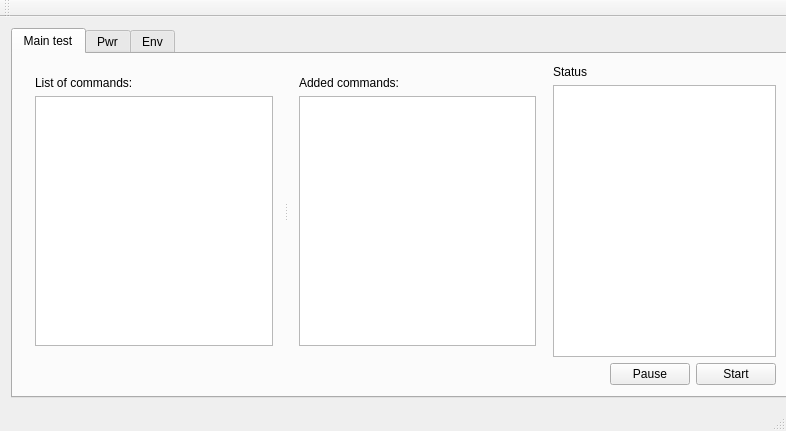
<?xml version="1.0" encoding="UTF-8"?>
<ui version="4.0">
 <class>MainWindow</class>
 <widget class="QMainWindow" name="MainWindow">
  <property name="geometry">
   <rect>
    <x>0</x>
    <y>0</y>
    <width>786</width>
    <height>431</height>
   </rect>
  </property>
  <property name="minimumSize">
   <size>
    <width>600</width>
    <height>400</height>
   </size>
  </property>
  <property name="windowTitle">
   <string>Test window</string>
  </property>
  <widget class="QWidget" name="centralWidget">
   <property name="minimumSize">
    <size>
     <width>800</width>
     <height>0</height>
    </size>
   </property>
   <layout class="QHBoxLayout" name="horizontalLayout">
    <item>
     <widget class="QTabWidget" name="tabWidget">
      <property name="currentIndex">
       <number>0</number>
      </property>
      <property name="usesScrollButtons">
       <bool>true</bool>
      </property>
      <property name="documentMode">
       <bool>false</bool>
      </property>
      <property name="tabsClosable">
       <bool>false</bool>
      </property>
      <property name="tabBarAutoHide">
       <bool>false</bool>
      </property>
      <widget class="QWidget" name="Main">
       <attribute name="title">
        <string>Main test</string>
       </attribute>
       <layout class="QVBoxLayout" name="verticalLayout_9">
        <item>
         <layout class="QVBoxLayout" name="verticalLayout_8">
          <item>
           <layout class="QHBoxLayout" name="horizontalLayout_4">
            <item>
             <widget class="QSplitter" name="splitter">
              <property name="orientation">
               <enum>Qt::Horizontal</enum>
              </property>
              <widget class="QWidget" name="">
               <layout class="QVBoxLayout" name="verticalLayout_7">
                <item>
                 <widget class="QLabel" name="label_2">
                  <property name="text">
                   <string>List of commands:</string>
                  </property>
                 </widget>
                </item>
                <item>
                 <widget class="QListView" name="listOfCommands"/>
                </item>
               </layout>
              </widget>
              <widget class="QWidget" name="">
               <layout class="QVBoxLayout" name="verticalLayout_2">
                <item>
                 <widget class="QLabel" name="label_13">
                  <property name="text">
                   <string>Added commands:</string>
                  </property>
                 </widget>
                </item>
                <item>
                 <widget class="QListView" name="listView"/>
                </item>
               </layout>
              </widget>
             </widget>
            </item>
            <item>
             <layout class="QVBoxLayout" name="verticalLayout_3">
              <item>
               <widget class="QLabel" name="label">
                <property name="text">
                 <string>Status</string>
                </property>
               </widget>
              </item>
              <item>
               <widget class="QTextBrowser" name="textBrowser_2"/>
              </item>
             </layout>
            </item>
           </layout>
          </item>
          <item>
           <layout class="QHBoxLayout" name="horizontalLayout_2">
            <item>
             <spacer name="horizontalSpacer">
              <property name="orientation">
               <enum>Qt::Horizontal</enum>
              </property>
              <property name="sizeHint" stdset="0">
               <size>
                <width>408</width>
                <height>20</height>
               </size>
              </property>
             </spacer>
            </item>
            <item>
             <widget class="QPushButton" name="pushButton">
              <property name="text">
               <string>Pause</string>
              </property>
             </widget>
            </item>
            <item>
             <widget class="QPushButton" name="pushButton_2">
              <property name="text">
               <string>Start</string>
              </property>
             </widget>
            </item>
           </layout>
          </item>
         </layout>
        </item>
       </layout>
      </widget>
      <widget class="QWidget" name="Power">
       <attribute name="title">
        <string>Pwr</string>
       </attribute>
       <layout class="QVBoxLayout" name="verticalLayout">
        <item>
         <widget class="QGroupBox" name="groupBox">
          <property name="title">
           <string>Low Voltage</string>
          </property>
          <layout class="QHBoxLayout" name="horizontalLayout_3">
           <item>
            <widget class="QGroupBox" name="groupBox_5">
             <property name="title">
              <string>#1 TTi</string>
             </property>
             <layout class="QGridLayout" name="gridLayout_3">
              <item row="0" column="0">
               <layout class="QGridLayout" name="gridLayout_2">
                <item row="0" column="0">
                 <layout class="QVBoxLayout" name="verticalLayout_6">
                  <item>
                   <widget class="QLabel" name="label_3">
                    <property name="text">
                     <string>ID</string>
                    </property>
                   </widget>
                  </item>
                  <item>
                   <widget class="QLabel" name="label_6">
                    <property name="text">
                     <string>Status</string>
                    </property>
                   </widget>
                  </item>
                  <item>
                   <widget class="QLabel" name="label_4">
                    <property name="text">
                     <string>V_set</string>
                    </property>
                   </widget>
                  </item>
                  <item>
                   <widget class="QLabel" name="label_5">
                    <property name="text">
                     <string>I_set</string>
                    </property>
                   </widget>
                  </item>
                  <item>
                   <widget class="QLabel" name="label_11">
                    <property name="text">
                     <string>V_setted</string>
                    </property>
                   </widget>
                  </item>
                  <item>
                   <widget class="QLabel" name="label_12">
                    <property name="text">
                     <string>I_setted</string>
                    </property>
                   </widget>
                  </item>
                  <item>
                   <widget class="QLabel" name="label_7">
                    <property name="text">
                     <string>V_App</string>
                    </property>
                   </widget>
                  </item>
                  <item>
                   <widget class="QLabel" name="label_8">
                    <property name="text">
                     <string>I_App</string>
                    </property>
                   </widget>
                  </item>
                 </layout>
                </item>
                <item row="0" column="1">
                 <layout class="QGridLayout" name="gridLayout">
                  <item row="0" column="0">
                   <layout class="QVBoxLayout" name="verticalLayout_4">
                    <item>
                     <widget class="QLabel" name="label_9">
                      <property name="text">
                       <string>     #1</string>
                      </property>
                     </widget>
                    </item>
                    <item>
                     <widget class="QCheckBox" name="Status1_On_checkBox">
                      <property name="text">
                       <string>On/Off</string>
                      </property>
                     </widget>
                    </item>
                    <item>
                     <widget class="QDoubleSpinBox" name="V1_set_doubleSpinBox"/>
                    </item>
                    <item>
                     <widget class="QDoubleSpinBox" name="I1_set_doubleSpinBox"/>
                    </item>
                    <item>
                     <widget class="QLabel" name="V1_setted_label">
                      <property name="text">
                       <string/>
                      </property>
                     </widget>
                    </item>
                    <item>
                     <widget class="QLabel" name="I1_setted_label">
                      <property name="text">
                       <string/>
                      </property>
                     </widget>
                    </item>
                    <item>
                     <widget class="QLabel" name="V1_App_label">
                      <property name="text">
                       <string/>
                      </property>
                     </widget>
                    </item>
                    <item>
                     <widget class="QLabel" name="I1_App_label">
                      <property name="text">
                       <string/>
                      </property>
                     </widget>
                    </item>
                   </layout>
                  </item>
                  <item row="0" column="1">
                   <layout class="QVBoxLayout" name="verticalLayout_5">
                    <item>
                     <widget class="QLabel" name="label_10">
                      <property name="text">
                       <string>     #2</string>
                      </property>
                     </widget>
                    </item>
                    <item>
                     <widget class="QCheckBox" name="Status2_On_checkBox_3">
                      <property name="text">
                       <string>On/Off</string>
                      </property>
                     </widget>
                    </item>
                    <item>
                     <widget class="QDoubleSpinBox" name="V2_set_doubleSpinBox"/>
                    </item>
                    <item>
                     <widget class="QDoubleSpinBox" name="I2_set_doubleSpinBox"/>
                    </item>
                    <item>
                     <widget class="QLabel" name="V2_setted_label">
                      <property name="text">
                       <string/>
                      </property>
                     </widget>
                    </item>
                    <item>
                     <widget class="QLabel" name="I2_settted_label">
                      <property name="text">
                       <string/>
                      </property>
                     </widget>
                    </item>
                    <item>
                     <widget class="QLabel" name="V2_App_label">
                      <property name="text">
                       <string/>
                      </property>
                     </widget>
                    </item>
                    <item>
                     <widget class="QLabel" name="I2_App_label">
                      <property name="text">
                       <string/>
                      </property>
                     </widget>
                    </item>
                   </layout>
                  </item>
                 </layout>
                </item>
               </layout>
              </item>
             </layout>
            </widget>
           </item>
           <item>
            <widget class="QGroupBox" name="groupBox_4">
             <property name="title">
              <string>#2</string>
             </property>
            </widget>
           </item>
           <item>
            <widget class="QGroupBox" name="groupBox_3">
             <property name="title">
              <string>#3</string>
             </property>
            </widget>
           </item>
          </layout>
         </widget>
        </item>
        <item>
         <widget class="QGroupBox" name="groupBox_2">
          <property name="title">
           <string>High Voltage</string>
          </property>
         </widget>
        </item>
       </layout>
      </widget>
      <widget class="QWidget" name="Env">
       <property name="enabled">
        <bool>true</bool>
       </property>
       <property name="minimumSize">
        <size>
         <width>378</width>
         <height>178</height>
        </size>
       </property>
       <attribute name="title">
        <string>Env</string>
       </attribute>
      </widget>
     </widget>
    </item>
   </layout>
  </widget>
  <widget class="QMenuBar" name="menuBar">
   <property name="geometry">
    <rect>
     <x>0</x>
     <y>0</y>
     <width>786</width>
     <height>20</height>
    </rect>
   </property>
  </widget>
  <widget class="QToolBar" name="mainToolBar">
   <attribute name="toolBarArea">
    <enum>TopToolBarArea</enum>
   </attribute>
   <attribute name="toolBarBreak">
    <bool>false</bool>
   </attribute>
  </widget>
  <widget class="QStatusBar" name="statusBar"/>
  <action name="actionSetTemp">
   <property name="text">
    <string>SetTemp</string>
   </property>
  </action>
  <action name="actionOnPower">
   <property name="text">
    <string>OnPower</string>
   </property>
  </action>
  <action name="actionOffPower">
   <property name="text">
    <string>OffPower</string>
   </property>
  </action>
  <action name="actionWait">
   <property name="text">
    <string>Wait</string>
   </property>
  </action>
  <action name="actionSetTemperature">
   <property name="text">
    <string>SetTemperature</string>
   </property>
  </action>
  <action name="actionGet_Temperature">
   <property name="text">
    <string>Get Temperature</string>
   </property>
  </action>
  <action name="actionOn_Power">
   <property name="text">
    <string>On Power</string>
   </property>
  </action>
  <action name="actionOff_power">
   <property name="text">
    <string>Off power</string>
   </property>
  </action>
  <action name="actionWait_2">
   <property name="checkable">
    <bool>false</bool>
   </property>
   <property name="text">
    <string>Wait</string>
   </property>
  </action>
 </widget>
 <layoutdefault spacing="6" margin="11"/>
 <resources/>
 <connections/>
</ui>
